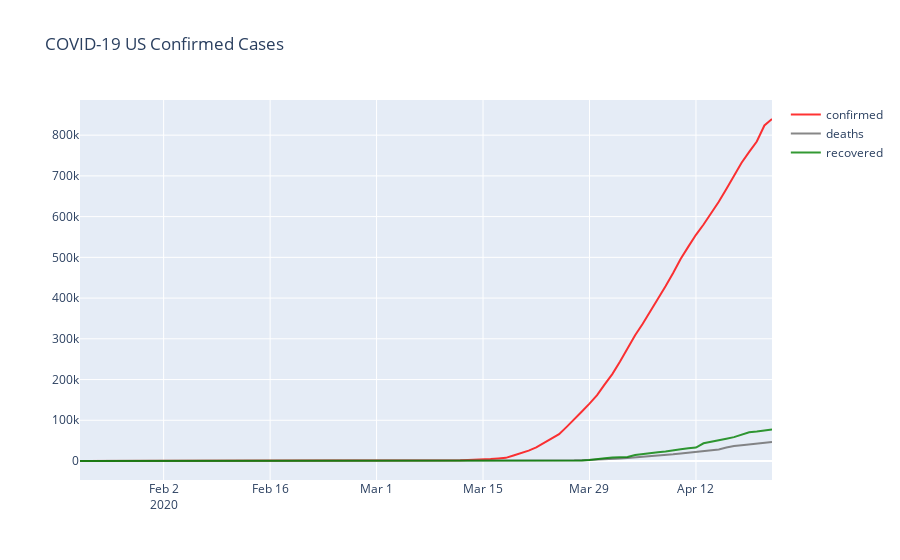

Write notebook code for a chart like this one.
### Code cell
#create plot
fig = go.Figure()
fig.add_trace(go.Scatter(
                x=ds['timestamp.date'],
                y=ds['confirmed'],
                name="confirmed",
                line_color='red',
                opacity=0.8))
fig.add_trace(go.Scatter(
                x=ds['timestamp.date'],
                y=ds['deaths'],
                name="deaths",
                line_color='dimgray',
                opacity=0.8))
fig.add_trace(go.Scatter(
                x=ds['timestamp.date'],
                y=ds['recovered'],
                name="recovered",
                line_color='green',
                opacity=0.8))

# Use date string to set xaxis range
fig.update_layout(xaxis_range=['2020-01-22','2020-04-22'],
                  title_text="COVID-19 US Confirmed Cases")
fig.show()
